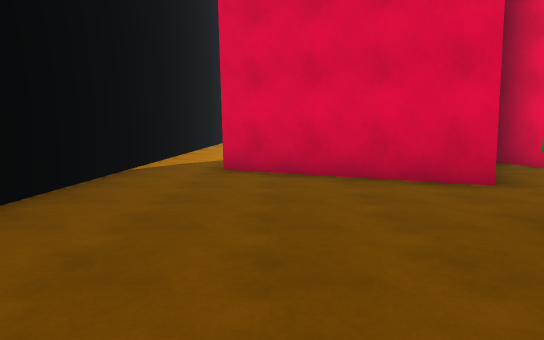
[1] (above)

16 first-person views from a walk through a scene from a Unity 3-D project. The camera is 1.4 m above the floor, tilts 6° down and sees 70° across. The floor is counted in squares, 2 m on a side. Each view is taken from the middle of a square. On the plan, view 1 faces up. The plan holds only what a view shows up to about 11 squares ahead; the rest is blank. The place goes on beyond the plan.

[2]
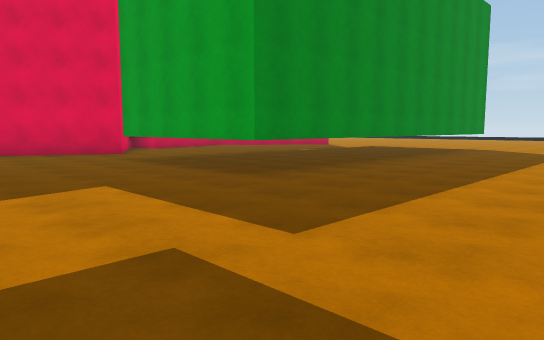

[3]
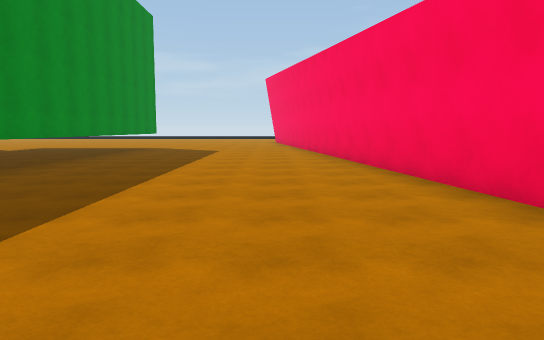

[4]
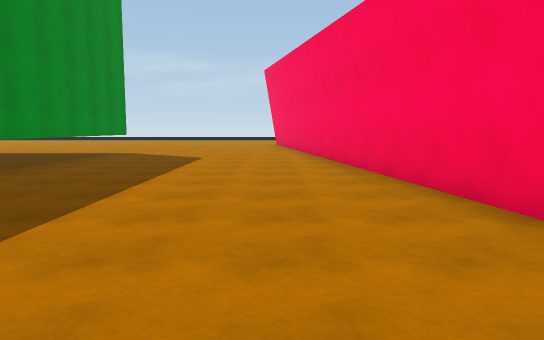

[5]
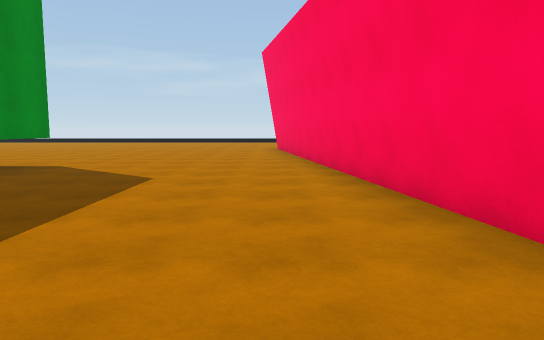

[6]
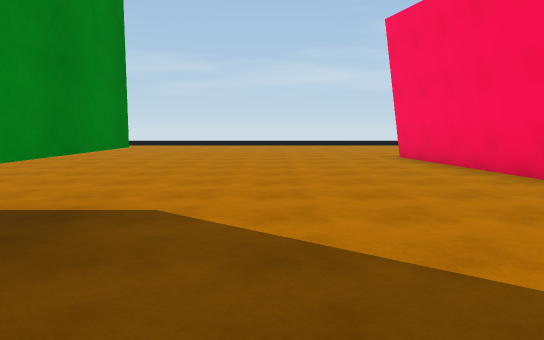

[7]
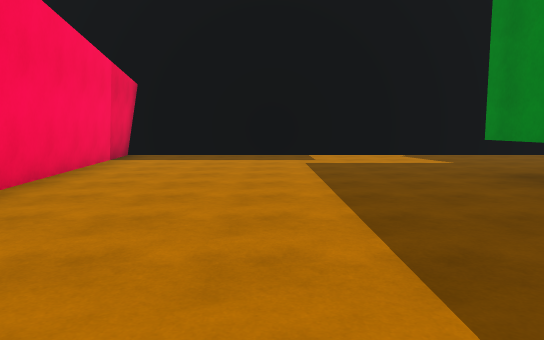

[8]
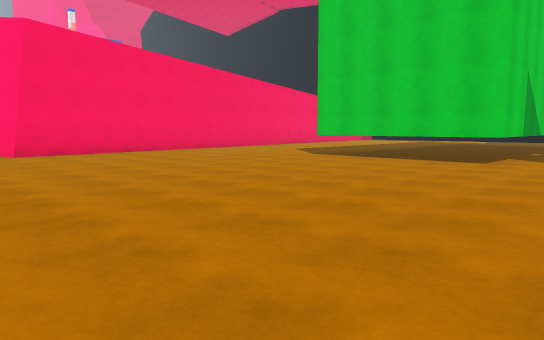

[9]
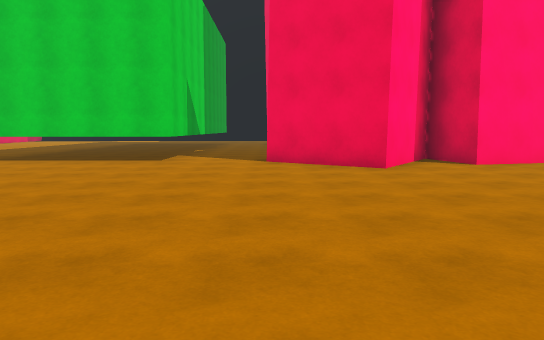

[10]
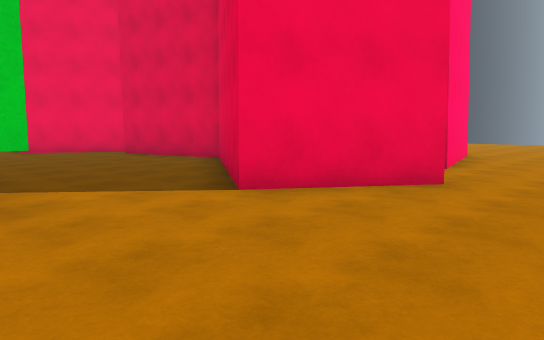

[11]
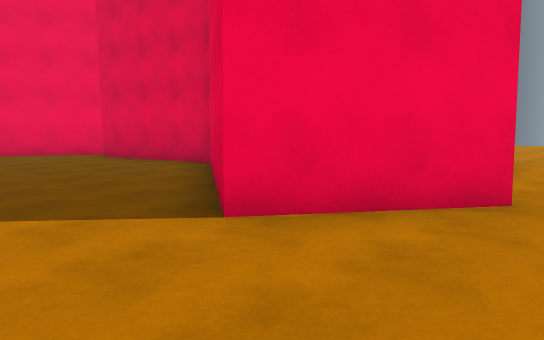

[12]
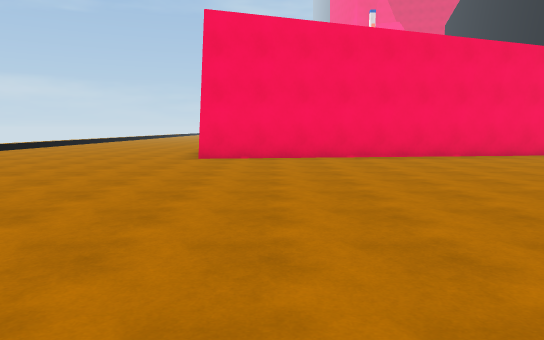

[13]
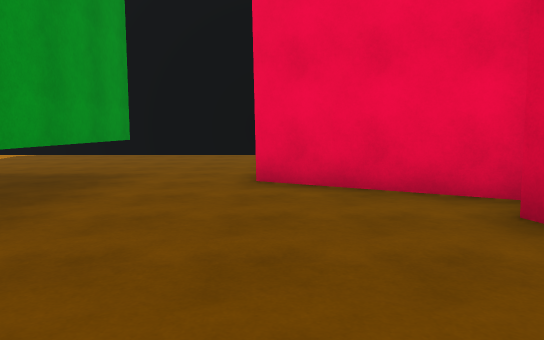

[14]
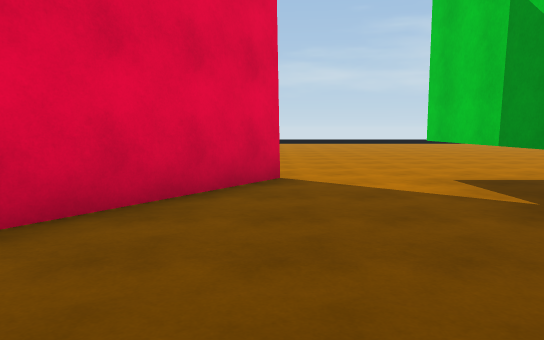

[15]
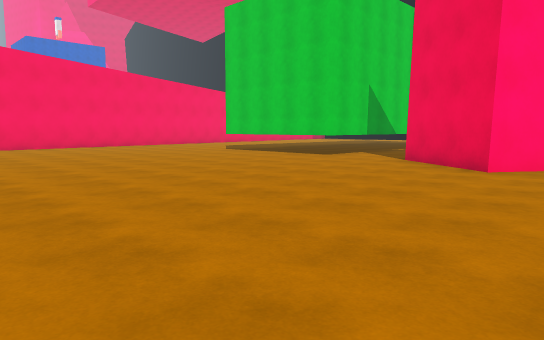

[16]
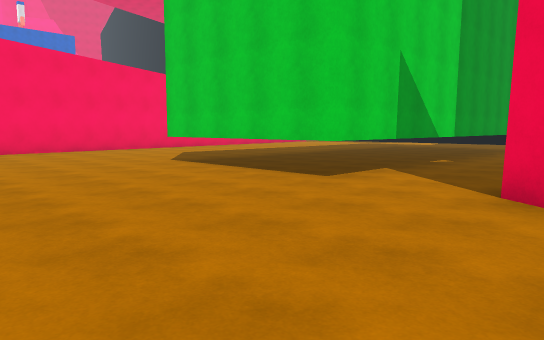

### Floor plan
Key: @ floor where view 1 was taken; # wall or solid block; . floor; T thing the floor can be seen under or through.
Columns run from 3 left of view 1 to 21 right of it. Each row starts with its distance up from view 1.
  9 #..            ##... ....
  8 #..    ####### ##........
  7 #..## ###....#####.......
  6 #...###.......###........
  5 #....##........#.........
  4 #........................
  3 #........................
  2 #....TT#######TT.........
  1 #....T         T........
  0 #..@.T         T........
 -1 #....TT#######TT........
 -2 #........................
 -3 #........................
 -4 #........................
 -5 #........................
 -6 #........................
 -7 #............##########..
 -8 #....#########         ..
 -9 ######

Where each view was taken, in squares from view 1:
view 1: 0 up, 0 right, facing up
view 2: 6 down, 2 left, facing up-right
view 3: 6 down, 2 left, facing right
view 4: 6 down, 1 right, facing right
view 5: 6 down, 5 right, facing right
view 6: 3 down, 9 right, facing right
view 7: 5 down, 8 right, facing left
view 8: 5 up, 21 right, facing down-left
view 9: 5 up, 21 right, facing left
view 10: 2 up, 16 right, facing up-left
view 11: 3 up, 15 right, facing up-left
view 12: 3 up, 17 right, facing down
view 13: 5 up, 8 right, facing left
view 14: 5 up, 7 right, facing right
view 15: 9 up, 21 right, facing down-left
view 16: 6 up, 17 right, facing down-left
